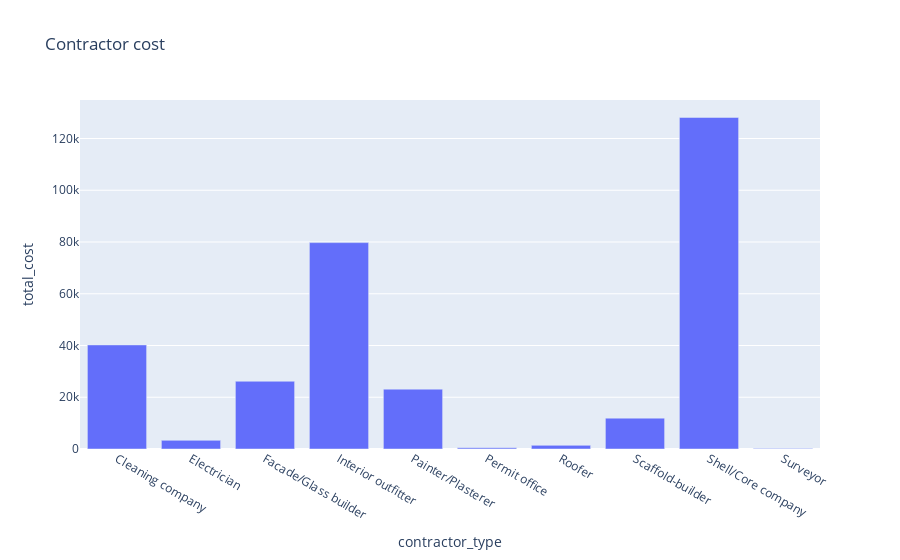

The code cell stored with this chart in its notebook:
### Code cell
fig = px.bar(data_tp.groupby(data_renamed['contractor_type']).sum().iloc[:, [1]],
             y="total_cost",
             title='Contractor cost',
             labels={'total_cost.':'Cost [€]'})
fig.show()

### Figure 1 — Plotly figure (JSON) as saved in the notebook; plotly's stock layout.template omitted (floating-point values rounded to 4 significant figures)
{"data": [{"alignmentgroup": "True", "hovertemplate": "contractor_type=%{x}<br>total_cost=%{y}<extra></extra>", "legendgroup": "", "marker": {"color": "#636efa"}, "name": "", "offsetgroup": "", "orientation": "v", "showlegend": false, "textposition": "auto", "type": "bar", "x": ["Cleaning company", "Electrician", "Facade/Glass builder", "Interior outfitter", "Painter/Plasterer", "Permit office", "Roofer", "Scaffold-builder", "Shell/Core company", "Surveyor"], "xaxis": "x", "y": [40230.0, 3350.0, 26190.0, 79760.0, 23130.0, 455, 1405.0, 11930.0, 128100.0, 230], "yaxis": "y"}], "layout": {"barmode": "relative", "legend": {"tracegroupgap": 0}, "title": {"text": "Contractor cost"}, "xaxis": {"anchor": "y", "domain": [0, 1], "title": {"text": "contractor_type"}}, "yaxis": {"anchor": "x", "domain": [0, 1], "title": {"text": "total_cost"}}}}
